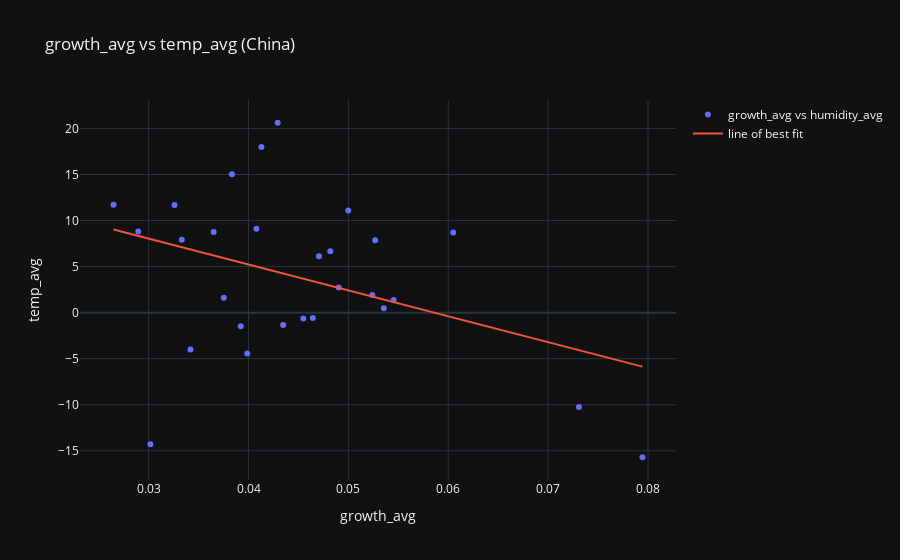
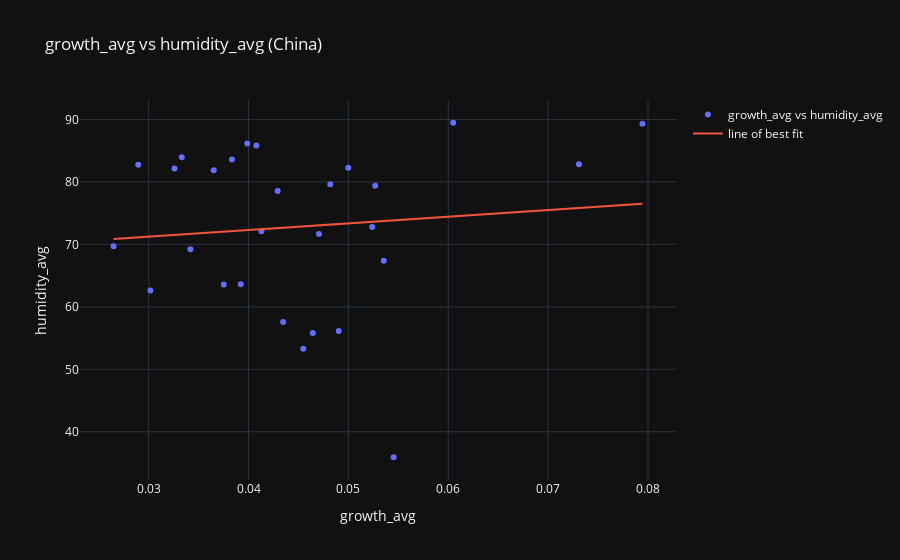

Here is the notebook cell these charts were saved with, in order:
### Markdown cell above
### Data Visualization

### Code cell
x = with_growth[1:]

reg = LinearRegression().fit(np.vstack(x['growth_avg']), x['temp_avg'])
x['bestfit'] = reg.predict(np.vstack(x['growth_avg']))
fig=go.Figure()
fig.add_trace(go.Scatter(name='growth_avg vs humidity_avg', x=x['growth_avg'], y=x['temp_avg'], mode='markers'))
fig.add_trace(go.Scatter(name='line of best fit', x=x['growth_avg'], y=x['bestfit'], mode='lines'))
fig.update_layout(title="growth_avg vs temp_avg (China)", xaxis_title="growth_avg", yaxis_title="temp_avg", template='plotly_dark')
fig.show()



reg = LinearRegression().fit(np.vstack(x['growth_avg']), x['humidity_avg'])
x['bestfit'] = reg.predict(np.vstack(x['growth_avg']))
fig=go.Figure()
fig.add_trace(go.Scatter(name='growth_avg vs humidity_avg', x=x['growth_avg'], y=x['humidity_avg'], mode='markers'))
fig.add_trace(go.Scatter(name='line of best fit', x=x['growth_avg'], y=x['bestfit'], mode='lines'))
fig.update_layout(title="growth_avg vs humidity_avg (China)", xaxis_title="growth_avg", yaxis_title="humidity_avg", template='plotly_dark')
fig.show()

### Figure 1 — Plotly figure (JSON) as saved in the notebook; plotly's stock layout.template omitted (floating-point values rounded to 4 significant figures)
{"data": [{"mode": "markers", "name": "growth_avg vs humidity_avg", "type": "scatter", "x": [0.04129, 0.04705, 0.02896, 0.04079, 0.05268, 0.04999, 0.05239, 0.04819, 0.03651, 0.03987, 0.03922, 0.07944, 0.03331, 0.04903, 0.03258, 0.03834, 0.03752, 0.02648, 0.04292, 0.06049, 0.05354, 0.04347, 0.04644, 0.03418, 0.07309, 0.05453, 0.04549, 0.03017], "y": [17.98, 6.115, 8.808, 9.116, 7.867, 11.08, 1.927, 6.665, 8.751, -4.438, -1.483, -15.7, 7.924, 2.728, 11.68, 15.03, 1.629, 11.71, 20.62, 8.692, 0.483, -1.334, -0.5857, -4.003, -10.26, 1.358, -0.6473, -14.3]}, {"mode": "lines", "name": "line of best fit", "type": "scatter", "x": [0.04129, 0.04705, 0.02896, 0.04079, 0.05268, 0.04999, 0.05239, 0.04819, 0.03651, 0.03987, 0.03922, 0.07944, 0.03331, 0.04903, 0.03258, 0.03834, 0.03752, 0.02648, 0.04292, 0.06049, 0.05354, 0.04347, 0.04644, 0.03418, 0.07309, 0.05453, 0.04549, 0.03017], "y": [4.858, 3.239, 8.324, 4.999, 1.657, 2.415, 1.741, 2.92, 6.203, 5.258, 5.44, -5.863, 7.1, 2.683, 7.305, 5.688, 5.918, 9.02, 4.402, -0.5376, 1.416, 4.247, 3.412, 6.856, -4.076, 1.139, 3.679, 7.983]}], "layout": {"title": {"text": "growth_avg vs temp_avg (China)"}, "xaxis": {"title": {"text": "growth_avg"}}, "yaxis": {"title": {"text": "temp_avg"}}}}

### Figure 2 — Plotly figure (JSON) as saved in the notebook; plotly's stock layout.template omitted (floating-point values rounded to 4 significant figures)
{"data": [{"mode": "markers", "name": "growth_avg vs humidity_avg", "type": "scatter", "x": [0.04129, 0.04705, 0.02896, 0.04079, 0.05268, 0.04999, 0.05239, 0.04819, 0.03651, 0.03987, 0.03922, 0.07944, 0.03331, 0.04903, 0.03258, 0.03834, 0.03752, 0.02648, 0.04292, 0.06049, 0.05354, 0.04347, 0.04644, 0.03418, 0.07309, 0.05453, 0.04549, 0.03017], "y": [72.1, 71.65, 82.74, 85.83, 79.38, 82.28, 72.79, 79.62, 81.87, 86.15, 63.62, 89.32, 83.97, 56.14, 82.15, 83.59, 63.59, 69.69, 78.56, 89.47, 67.37, 57.58, 55.8, 69.23, 82.81, 35.93, 53.27, 62.61]}, {"mode": "lines", "name": "line of best fit", "type": "scatter", "x": [0.04129, 0.04705, 0.02896, 0.04079, 0.05268, 0.04999, 0.05239, 0.04819, 0.03651, 0.03987, 0.03922, 0.07944, 0.03331, 0.04903, 0.03258, 0.03834, 0.03752, 0.02648, 0.04292, 0.06049, 0.05354, 0.04347, 0.04644, 0.03418, 0.07309, 0.05453, 0.04549, 0.03017], "y": [72.44, 73.05, 71.12, 72.38, 73.65, 73.36, 73.62, 73.17, 71.93, 72.29, 72.22, 76.5, 71.59, 73.26, 71.51, 72.12, 72.04, 70.86, 72.61, 74.48, 73.74, 72.67, 72.99, 71.68, 75.83, 73.85, 72.88, 71.25]}], "layout": {"title": {"text": "growth_avg vs humidity_avg (China)"}, "xaxis": {"title": {"text": "growth_avg"}}, "yaxis": {"title": {"text": "humidity_avg"}}}}
